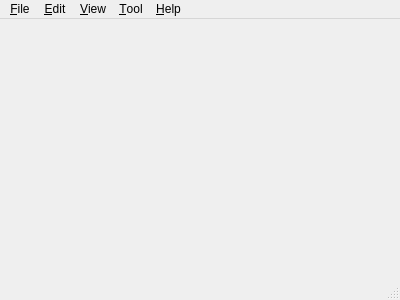
<?xml version="1.0" encoding="UTF-8"?>
<ui version="4.0">
 <class>CDesignFrame</class>
 <widget class="QMainWindow" name="CDesignFrame">
  <property name="geometry">
   <rect>
    <x>0</x>
    <y>0</y>
    <width>400</width>
    <height>300</height>
   </rect>
  </property>
  <property name="windowTitle">
   <string>Designer</string>
  </property>
  <widget class="QWidget" name="centralWidget"/>
  <widget class="QMenuBar" name="menuBar">
   <property name="geometry">
    <rect>
     <x>0</x>
     <y>0</y>
     <width>400</width>
     <height>23</height>
    </rect>
   </property>
   <widget class="QMenu" name="menu">
    <property name="title">
     <string>&amp;File</string>
    </property>
   </widget>
   <widget class="QMenu" name="menu_2">
    <property name="title">
     <string>&amp;Edit</string>
    </property>
   </widget>
   <widget class="QMenu" name="menu_3">
    <property name="title">
     <string>&amp;Tool</string>
    </property>
   </widget>
   <widget class="QMenu" name="menu_4">
    <property name="title">
     <string>&amp;Help</string>
    </property>
   </widget>
   <widget class="QMenu" name="menu_5">
    <property name="title">
     <string>&amp;View</string>
    </property>
   </widget>
   <addaction name="menu"/>
   <addaction name="menu_2"/>
   <addaction name="menu_5"/>
   <addaction name="menu_3"/>
   <addaction name="menu_4"/>
  </widget>
  <widget class="QStatusBar" name="statusBar"/>
 </widget>
 <layoutdefault spacing="6" margin="11"/>
 <resources/>
 <connections/>
</ui>
